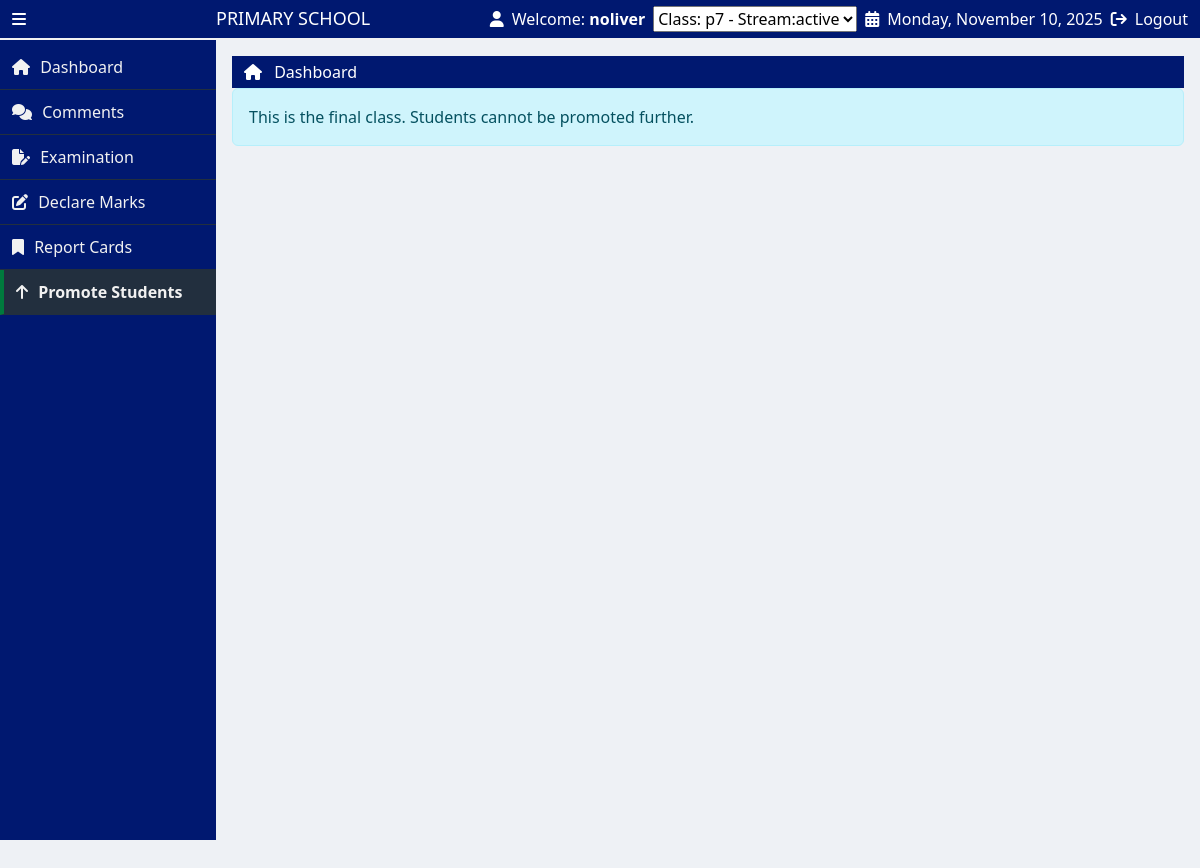
The page /promote_students.php (signed in) on the database as committed earlier.
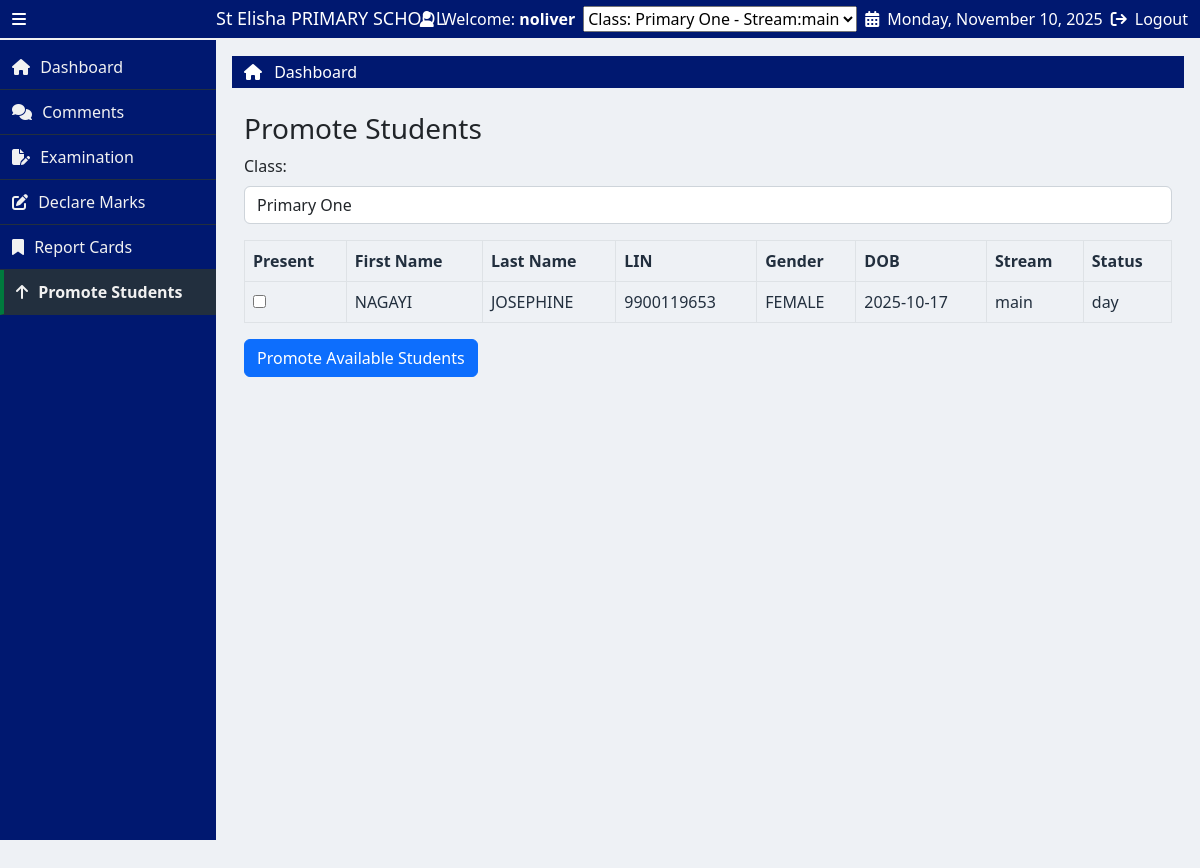
The same page on the database as committed later.
### tables this page shows
CREATE TABLE `school_profile` (
  `profile_id` int(11) NOT NULL,
  `school_name` varchar(255) DEFAULT NULL,
  `address` varchar(255) DEFAULT NULL,
  `phone_1` varchar(255) DEFAULT NULL,
  `phone_2` int(11) DEFAULT NULL,
  `email` varchar(255) DEFAULT NULL,
  `motto` varchar(255) DEFAULT NULL,
  `profile_image` varchar(255) DEFAULT NULL
);

CREATE TABLE `classes` (
  `id` int(11) NOT NULL,
  `class_name` varchar(255) DEFAULT NULL,
  `prefix` varchar(255) DEFAULT NULL,
  `LEVEL` varchar(255) DEFAULT NULL
);

CREATE TABLE `students` (
  `student_id` int(11) NOT NULL,
  `first_name` varchar(255) DEFAULT NULL,
  `last_name` varchar(255) DEFAULT NULL,
  `gender` varchar(100) DEFAULT NULL,
  `dob` date DEFAULT NULL,
  `LIN` varchar(255) DEFAULT NULL,
  `class_id` int(11) DEFAULT NULL,
  `stream_id` int(11) DEFAULT NULL,
  `image` varchar(255) DEFAULT NULL,
  `status` enum('day','boarding') DEFAULT NULL,
  `level` varchar(20) DEFAULT 'active'
);

CREATE TABLE `streams` (
  `id` int(11) NOT NULL,
  `class_id` int(11) DEFAULT NULL,
  `stream_name` varchar(100) DEFAULT NULL
);

### promote_students.php (the view, shortened to what the changed rows need)
<?php
include("partials/header.php");
$role = $_SESSION['role'] ?? '';
$teacher_class_id = $_SESSION['class_id'] ?? null;
$last_class_row = mysqli_fetch_assoc(mysqli_query($conn, "SELECT id FROM classes ORDER BY id DESC LIMIT 1"));
$last_class_id = $last_class_row['id'];
if ($role === 'class_teacher' && $teacher_class_id == $last_class_id) {
    echo "<div class='alert alert-info'>This is the final class. Students cannot be promoted further.</div>";
    include("partials/footer.php");
    exit;
}
?>
<div class="container mt-4">
    <h3>Promote Students</h3>
    <?php if ($role === 'class_teacher' && $teacher_class_id): ?>
        <?php
        $class_name = mysqli_fetch_assoc(mysqli_query($conn, "SELECT class_name FROM classes WHERE id=$teacher_class_id LIMIT 1"))['class_name'] ?? '';
        ?>
        <form method="post">
            <div class="mb-3">
                <label class="form-label">Class:</label>
                <input type="text" class="form-control" value="<?= htmlspecialchars($class_name) ?>" readonly>
            </div>
            <table class="table table-bordered">
                <thead>
                    <tr>
                        <th>Present</th>
                        <th>First Name</th>
                        <th>Last Name</th>
                        <th>LIN</th>
                        <th>Gender</th>
                        <th>DOB</th>
                        <th>Stream</th>
                        <th>Status</th>
                    </tr>
                </thead>
                <tbody>
                    <?php
                    $students_sql = "
                        SELECT students.*, streams.stream_name AS streamName
                        FROM students
                        JOIN streams ON streams.id = students.stream_id
                        WHERE students.class_id = ? AND students.level = 'active'
                    ";
                    $stmt = $conn->prepare($students_sql);
                    $stmt->bind_param("i", $teacher_class_id);
                    $stmt->execute();
                    $students = $stmt->get_result();
                    while ($row = $students->fetch_assoc()) {
                        echo "<tr>
                            <td><input type='checkbox' name='present_students[]' value='{$row['LIN']}'></td>
                            <td>{$row['first_name']}</td>
                            <td>{$row['last_name']}</td>
                            <td>{$row['LIN']}</td>
                            <td>{$row['gender']}</td>
                            <td>{$row['dob']}</td>
                            <td>{$row['streamName']}</td>
                            <td>{$row['status']}</td>
                        </tr>";
                    }
                    ?>
                </tbody>
            </table>
            <button type="submit" name="promote_students" class="btn btn-primary">Promote Available Students</button>
        </form>
    <?php endif; ?>
</div>
<?php include("partials/footer.php"); ?>

### partials/header.php (shortened to what the changed rows need)
<?php
  include("NotLoggedin.php");
?>
<!doctype html>
<html lang="en">
  <head>
    <link href="https://cdn.jsdelivr.net/npm/bootstrap@5.2.3/dist/css/bootstrap.min.css" rel="stylesheet">
    <link rel="stylesheet" href="https://cdn.datatables.net/2.3.3/css/dataTables.dataTables.css">
    <link rel="stylesheet" href="https://cdnjs.cloudflare.com/ajax/libs/toastr.js/latest/toastr.min.css">
    <link rel="stylesheet" href="css/style.css">
  </head>
  <body>
    <main>
      <div class="container-fluid">
        <div class="row align-items-center py-2">
          <div class="col-lg-3 d-flex align-items-center gap-3 top-left">
            <i class="fa-solid fa-bars icon-bar" id="icon"></i>
            <h3 class="text-capitalize name mb-0" id="name">
              <?php
                $school_profile = "SELECT * FROM school_profile";
                $execute = mysqli_query($conn, $school_profile);
                $row = mysqli_fetch_assoc($execute);
                $school_name = $row['school_name'];
              ?>
              <?php echo $school_name ?> PRIMARY SCHOOL
            </h3>
          </div>
          <div class="col-lg-9 d-flex justify-content-end gap-4 top-right">
            <div class="d-flex align-items-center gap-2 sect_1">
              <i class="fa-solid fa-user"></i>
              <span>Welcome: <strong><?php echo htmlspecialchars($_SESSION['username']); ?></strong></span>
              <?php if (!empty($_SESSION['assignments'])): ?>
                <select name="current_assignment" onchange="location.href='switch_class.php?index='+this.value">
                    <?php foreach ($_SESSION['assignments'] as $index => $assign): ?>
                        <option value="<?php echo $index; ?>"
                            <?php echo ($_SESSION['class_id'] == $assign['class_id']) ? 'selected' : ''; ?>>
                            Class: <?php echo htmlspecialchars($assign['class_name']); ?> -
                        </option>
                    <?php endforeach; ?>
                </select>
            <?php endif; ?>
            <div class="d-flex align-items-center gap-2">
              <i class="fa-solid fa-calendar-days"></i>
              <span><?php echo date('l, F j, Y'); ?></span>
            </div>
            <div class="d-flex align-items-center gap-2">
              <i class="fa-solid fa-arrow-right-from-bracket"></i>
              <a href="logout.php" class="text-decoration-none text-white">Logout</a>
            </div>
          </div>
        </div>
      </div>
    </main>
    <div class="container-fluid p-0">
      <div class="row g-0">
        <div class="right-bar" id="right-bar">
          <div class="container-fluid pt-1 pb-1" style="background-color: #001870;">
            <ul class="list-unstyled mb-0 dashboard">
            </ul>
          </div>

Rows that differ between the two databases and show on the page:
added school_profile: school_name "St Elisha"
now on this page (row edited): classes: class_name "Primary One"
added students: first_name "NAGAYI", last_name "JOSEPHINE", LIN "9900119653", gender "FEMALE", dob "2025-10-17", stream.stream_name "main", status "day"
Other text that changed with them:
form field current_assignment: "Class: p7 - Stream:active" → "Class: Primary One - Stream:main"
text no longer shown: "This is the final class. Students cannot be promoted further."
text now shown: "Promote Students Class: Present First Name Last Name LIN Gender DOB Stream Status Promote Available Students"
